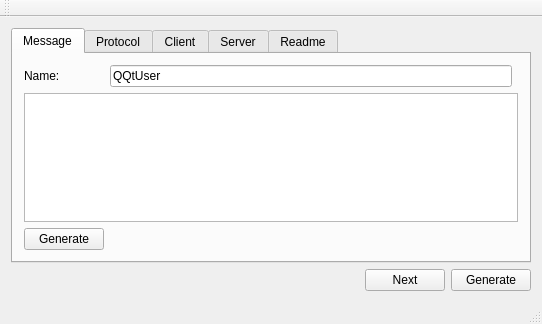
<?xml version="1.0" encoding="UTF-8"?>
<ui version="4.0">
 <class>MainWindow</class>
 <widget class="QMainWindow" name="MainWindow">
  <property name="geometry">
   <rect>
    <x>0</x>
    <y>0</y>
    <width>542</width>
    <height>324</height>
   </rect>
  </property>
  <property name="windowTitle">
   <string>MainWindow</string>
  </property>
  <widget class="QWidget" name="centralWidget">
   <layout class="QGridLayout" name="gridLayout">
    <item row="1" column="1">
     <spacer name="horizontalSpacer">
      <property name="orientation">
       <enum>Qt::Horizontal</enum>
      </property>
      <property name="sizeHint" stdset="0">
       <size>
        <width>355</width>
        <height>20</height>
       </size>
      </property>
     </spacer>
    </item>
    <item row="1" column="2">
     <widget class="QPushButton" name="pushButton">
      <property name="text">
       <string>Next</string>
      </property>
     </widget>
    </item>
    <item row="1" column="3">
     <widget class="QPushButton" name="pushButton_3">
      <property name="text">
       <string>Generate</string>
      </property>
     </widget>
    </item>
    <item row="0" column="0" colspan="4">
     <widget class="QTabWidget" name="tabWidget">
      <property name="currentIndex">
       <number>0</number>
      </property>
      <widget class="QWidget" name="tab">
       <attribute name="title">
        <string>Message</string>
       </attribute>
       <layout class="QGridLayout" name="gridLayout_2">
        <item row="0" column="0">
         <widget class="QLabel" name="label">
          <property name="text">
           <string>Name:</string>
          </property>
         </widget>
        </item>
        <item row="0" column="1">
         <widget class="QLineEdit" name="lineEdit">
          <property name="text">
           <string>QQtUser</string>
          </property>
         </widget>
        </item>
        <item row="2" column="0">
         <widget class="QPushButton" name="pushButton_2">
          <property name="text">
           <string>Generate</string>
          </property>
         </widget>
        </item>
        <item row="2" column="1" colspan="2">
         <spacer name="horizontalSpacer_2">
          <property name="orientation">
           <enum>Qt::Horizontal</enum>
          </property>
          <property name="sizeHint" stdset="0">
           <size>
            <width>427</width>
            <height>20</height>
           </size>
          </property>
         </spacer>
        </item>
        <item row="1" column="0" colspan="3">
         <widget class="QTextBrowser" name="textBrowser"/>
        </item>
       </layout>
      </widget>
      <widget class="QWidget" name="tab_2">
       <attribute name="title">
        <string>Protocol</string>
       </attribute>
       <layout class="QGridLayout" name="gridLayout_5">
        <item row="0" column="0">
         <widget class="QLabel" name="label_4">
          <property name="text">
           <string>Name:</string>
          </property>
         </widget>
        </item>
        <item row="0" column="1">
         <widget class="QLineEdit" name="lineEdit_4">
          <property name="text">
           <string>QQtUser</string>
          </property>
         </widget>
        </item>
        <item row="1" column="0" colspan="2">
         <widget class="QTextBrowser" name="textBrowser_4"/>
        </item>
        <item row="2" column="0">
         <widget class="QPushButton" name="pushButton_6">
          <property name="text">
           <string>Generate</string>
          </property>
         </widget>
        </item>
        <item row="2" column="1">
         <spacer name="horizontalSpacer_5">
          <property name="orientation">
           <enum>Qt::Horizontal</enum>
          </property>
          <property name="sizeHint" stdset="0">
           <size>
            <width>427</width>
            <height>20</height>
           </size>
          </property>
         </spacer>
        </item>
       </layout>
      </widget>
      <widget class="QWidget" name="tab_3">
       <attribute name="title">
        <string>Client</string>
       </attribute>
       <layout class="QGridLayout" name="gridLayout_4">
        <item row="0" column="0">
         <widget class="QLabel" name="label_3">
          <property name="text">
           <string>Name:</string>
          </property>
         </widget>
        </item>
        <item row="0" column="1">
         <widget class="QLineEdit" name="lineEdit_3">
          <property name="text">
           <string>QQtUser</string>
          </property>
         </widget>
        </item>
        <item row="1" column="0" colspan="2">
         <widget class="QTextBrowser" name="textBrowser_3"/>
        </item>
        <item row="2" column="0">
         <widget class="QPushButton" name="pushButton_5">
          <property name="text">
           <string>Generate</string>
          </property>
         </widget>
        </item>
        <item row="2" column="1">
         <spacer name="horizontalSpacer_4">
          <property name="orientation">
           <enum>Qt::Horizontal</enum>
          </property>
          <property name="sizeHint" stdset="0">
           <size>
            <width>427</width>
            <height>20</height>
           </size>
          </property>
         </spacer>
        </item>
       </layout>
      </widget>
      <widget class="QWidget" name="tab_4">
       <attribute name="title">
        <string>Server</string>
       </attribute>
       <layout class="QGridLayout" name="gridLayout_3">
        <item row="0" column="0">
         <widget class="QLabel" name="label_2">
          <property name="text">
           <string>Name:</string>
          </property>
         </widget>
        </item>
        <item row="0" column="1">
         <widget class="QLineEdit" name="lineEdit_2">
          <property name="text">
           <string>QQtUser</string>
          </property>
         </widget>
        </item>
        <item row="1" column="0" colspan="2">
         <widget class="QTextBrowser" name="textBrowser_2"/>
        </item>
        <item row="2" column="0">
         <widget class="QPushButton" name="pushButton_4">
          <property name="text">
           <string>Generate</string>
          </property>
         </widget>
        </item>
        <item row="2" column="1">
         <spacer name="horizontalSpacer_3">
          <property name="orientation">
           <enum>Qt::Horizontal</enum>
          </property>
          <property name="sizeHint" stdset="0">
           <size>
            <width>427</width>
            <height>20</height>
           </size>
          </property>
         </spacer>
        </item>
       </layout>
      </widget>
      <widget class="QWidget" name="tab_5">
       <attribute name="title">
        <string>Readme</string>
       </attribute>
       <layout class="QHBoxLayout" name="horizontalLayout">
        <item>
         <widget class="QTextBrowser" name="textBrowser_5">
          <property name="html">
           <string>&lt;!DOCTYPE HTML PUBLIC &quot;-//W3C//DTD HTML 4.0//EN&quot; &quot;http://www.w3.org/TR/REC-html40/strict.dtd&quot;&gt;
&lt;html&gt;&lt;head&gt;&lt;meta name=&quot;qrichtext&quot; content=&quot;1&quot; /&gt;&lt;style type=&quot;text/css&quot;&gt;
p, li { white-space: pre-wrap; }
&lt;/style&gt;&lt;/head&gt;&lt;body style=&quot; font-family:'SimSun'; font-size:8.25pt; font-weight:400; font-style:normal;&quot;&gt;
&lt;p style=&quot; margin-top:0px; margin-bottom:0px; margin-left:0px; margin-right:0px; -qt-block-indent:0; text-indent:0px;&quot;&gt;&lt;span style=&quot; font-size:12pt; font-weight:600;&quot;&gt;Message&lt;/span&gt;&lt;/p&gt;
&lt;p style=&quot; margin-top:0px; margin-bottom:0px; margin-left:0px; margin-right:0px; -qt-block-indent:0; text-indent:0px;&quot;&gt;&lt;span style=&quot; font-size:10pt;&quot;&gt;这个是报文的格式，很多协议会使用相同的报文格式。&lt;/span&gt;&lt;/p&gt;
&lt;p style=&quot;-qt-paragraph-type:empty; margin-top:0px; margin-bottom:0px; margin-left:0px; margin-right:0px; -qt-block-indent:0; text-indent:0px; font-size:10pt;&quot;&gt;&lt;br /&gt;&lt;/p&gt;
&lt;p style=&quot; margin-top:0px; margin-bottom:0px; margin-left:0px; margin-right:0px; -qt-block-indent:0; text-indent:0px;&quot;&gt;&lt;span style=&quot; font-size:12pt; font-weight:600;&quot;&gt;Protocol&lt;/span&gt;&lt;/p&gt;
&lt;p style=&quot; margin-top:0px; margin-bottom:0px; margin-left:0px; margin-right:0px; -qt-block-indent:0; text-indent:0px;&quot;&gt;&lt;span style=&quot; font-size:10pt;&quot;&gt;这是命令集合、功能集合、send、recvXXXMessage全在这里。基本上所有的通信功能在这里实现。注意：客户端和服务端的协议分开的实现。&lt;/span&gt;&lt;/p&gt;
&lt;p style=&quot;-qt-paragraph-type:empty; margin-top:0px; margin-bottom:0px; margin-left:0px; margin-right:0px; -qt-block-indent:0; text-indent:0px; font-size:10pt;&quot;&gt;&lt;br /&gt;&lt;/p&gt;
&lt;p style=&quot; margin-top:0px; margin-bottom:0px; margin-left:0px; margin-right:0px; -qt-block-indent:0; text-indent:0px;&quot;&gt;&lt;span style=&quot; font-size:12pt; font-weight:600;&quot;&gt;Client&lt;/span&gt;&lt;/p&gt;
&lt;p style=&quot; margin-top:0px; margin-bottom:0px; margin-left:0px; margin-right:0px; -qt-block-indent:0; text-indent:0px;&quot;&gt;&lt;span style=&quot; font-size:10pt;&quot;&gt;这是通信句柄。客户使用这里的protocol句柄进行通信。&lt;/span&gt;&lt;/p&gt;
&lt;p style=&quot;-qt-paragraph-type:empty; margin-top:0px; margin-bottom:0px; margin-left:0px; margin-right:0px; -qt-block-indent:0; text-indent:0px; font-size:10pt;&quot;&gt;&lt;br /&gt;&lt;/p&gt;
&lt;p style=&quot; margin-top:0px; margin-bottom:0px; margin-left:0px; margin-right:0px; -qt-block-indent:0; text-indent:0px;&quot;&gt;&lt;span style=&quot; font-size:12pt; font-weight:600;&quot;&gt;Server&lt;/span&gt;&lt;/p&gt;
&lt;p style=&quot; margin-top:0px; margin-bottom:0px; margin-left:0px; margin-right:0px; -qt-block-indent:0; text-indent:0px;&quot;&gt;&lt;span style=&quot; font-size:10pt;&quot;&gt;这是通信句柄。客户使用这里的protocolManager句柄进行某些必要通信。这里的server句柄提供客户端列表。&lt;/span&gt;&lt;/p&gt;
&lt;p style=&quot;-qt-paragraph-type:empty; margin-top:0px; margin-bottom:0px; margin-left:0px; margin-right:0px; -qt-block-indent:0; text-indent:0px; font-size:10pt;&quot;&gt;&lt;br /&gt;&lt;/p&gt;&lt;/body&gt;&lt;/html&gt;</string>
          </property>
         </widget>
        </item>
       </layout>
      </widget>
     </widget>
    </item>
   </layout>
  </widget>
  <widget class="QMenuBar" name="menuBar">
   <property name="geometry">
    <rect>
     <x>0</x>
     <y>0</y>
     <width>542</width>
     <height>17</height>
    </rect>
   </property>
  </widget>
  <widget class="QToolBar" name="mainToolBar">
   <attribute name="toolBarArea">
    <enum>TopToolBarArea</enum>
   </attribute>
   <attribute name="toolBarBreak">
    <bool>false</bool>
   </attribute>
  </widget>
  <widget class="QStatusBar" name="statusBar"/>
 </widget>
 <layoutdefault spacing="6" margin="11"/>
 <resources/>
 <connections/>
</ui>
